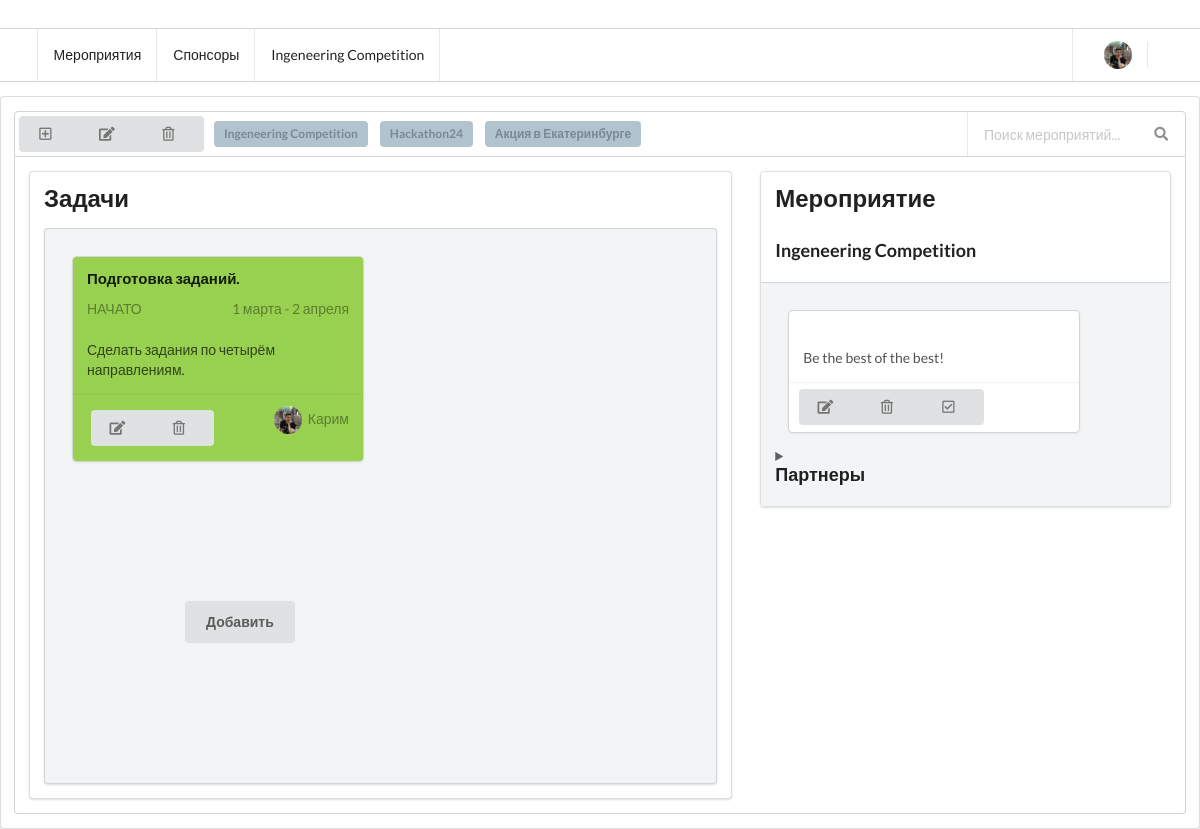
/event/1/, run on an earlier commit of the app's database.
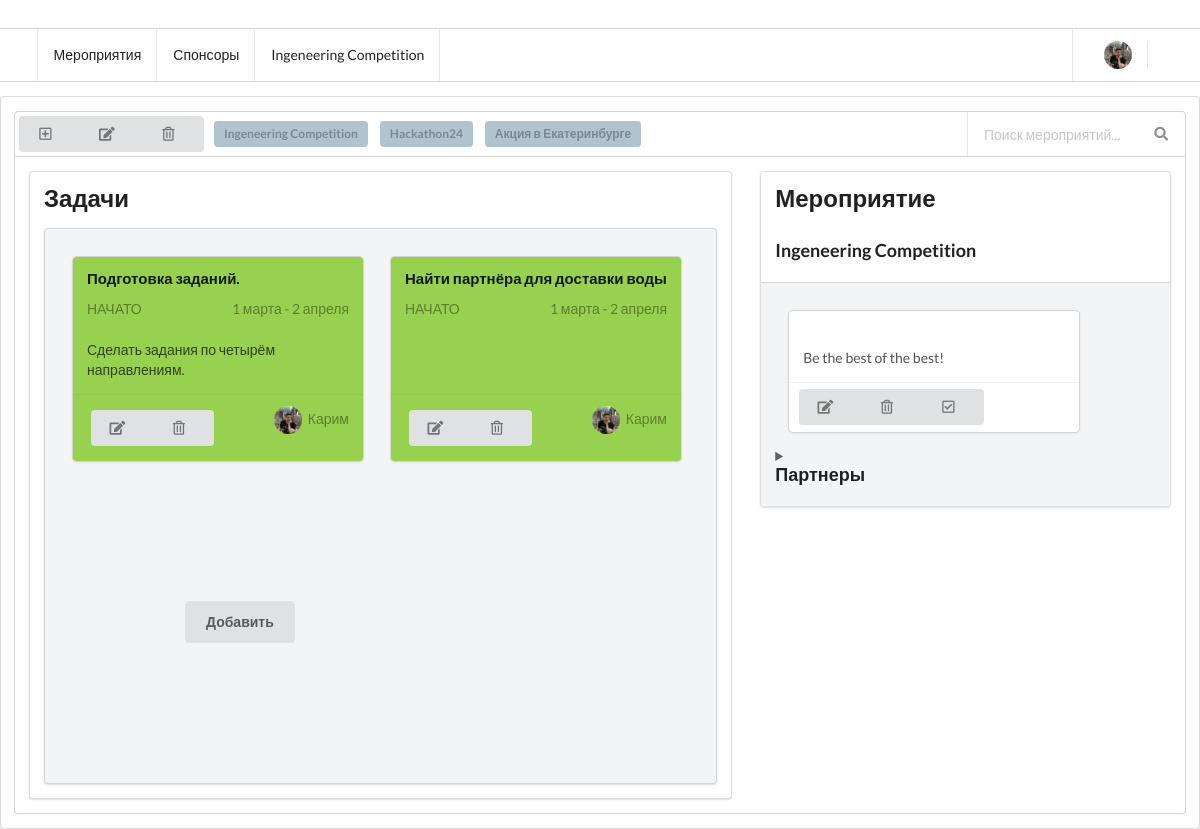
And on a later commit of the database.
### heart/models.py (models this page shows, shortened)
class Event(models.Model): #id добавлен автоматически
    name = models.CharField(u'Название мероприятия', max_length=255, default='event')
    desc = models.TextField(u'Описание', blank=True)
    place = models.CharField(u'Место проведения', blank=True, max_length=255)
    creat_time = models.DateTimeField(u'Дата создания', auto_now_add=True)
    start_time = models.DateTimeField(u'Дата начала')
    end_time = models.DateTimeField(u'Дата окончания')
    hidden = models.BooleanField(u'Скрытый?(False-нет, True-да)',default = False)
    tags = models.CharField(u'Тэги(через запятую)', max_length=255)
    partner = models.ForeignKey(Partner, on_delete=models.CASCADE)

class Task(models.Model):
    START = 'ST'
    DOING = 'DO'
    END = 'EN'
    CHOICES = (
        (START, 'НАЧАТА'),
        (DOING, 'В ПРОЦЕССЕ'),
        (END, 'ЗАВЕРШЕНА'),
    )
    name = models.CharField(u'Задача', max_length=255, default='Zadacha')
    event = models.ForeignKey(Event, on_delete=models.CASCADE)
    todo = models.TextField(u'Описание', blank=True)
    partner = models.ForeignKey(Partner, on_delete=models.CASCADE)
    progress = models.CharField(u'Прогресс',max_length=2,
                                      choices=CHOICES,
                                      default=START)
    end_time = models.DateTimeField(u'Время окончания', blank=True, auto_now=True)

### heart/views.py (the view)
# urls.py: path('event/<int:pk>/', views.EventView.as_view()),
class EventView(DetailView):
    model = Event
    template_name = 'event.html'
    def get_context_data(self, **kwargs):
        ev = Event.objects.all()
        context = super().get_context_data(**kwargs)
        context['partner'] = Partner.objects.all()
        context['ev'] = Event.objects.all()
        context['tasks'] = Task.objects.all()
        return context

### heart/models.py (called while the page is built)
    def __str__(self):
        return '{}'.format(self.name)

### heart/templates/event.html (shortened to what the changed rows need)
{% load staticfiles %}
<!DOCTYPE html>
<html>
<head>
    <link rel="stylesheet" type="text/css" media="screen" href="{% static 'styles.css' %}" />
    <link rel="stylesheet" type="text/css" href="{% static 'semantic.min.css' %}" />
</head>
<body>
    <div class="ui attached stackable menu header_menu">
        <div class="ui container" id="main_menu">
            <a class="item" id="events">
                Мероприятия
            </a>
            <a class="item" id="scolarshipers">
                Спонсоры
            </a>
            <a class="item" id="events">{{event.name}}</a>
            <div class="right item">
            <div class="ui dropdown icon item">
            </div>
            </div>
        </div>
    </div>
    <div class="ui segment">
    <div class="ui top attached menu">
        <div class="event_list" id="event_list">
    {% for event in ev %}
            {%if event.hidden %}
            {% else %}
            <div class="ui label chips">
                    <a type="submit" href="/event/{{ event.pk }}">{{ event.name }} </a>
                </div>
            {% endif %}
            {% endfor %}
        </div>
    </div>
    <div class="ui bottom attached segment">
        <div class="ui grid">
            <div class="ten wide column">
                <div class="ui segment">
                <h2 class="ui header">Задачи</h2>
                <div class="ui secondary segment" id="month_task_container">
                    <div class="task_wrapper">
                        {% for task in tasks %}
                        {% if task.event == event %}
                        <div class="ui card started_task" id="task" id="123239">
                            <div class="content">
                            <div class="card_header">
                                <h4 class="ui header" id="task_header_name">{{task.name}}</h4>
                            </div>
                                <div class="meta">
                                <span class="right floated time">1 марта - 2 апреля</span>
                                <span class="category">НАЧАТО</span>
                                </div>
                                <div class="description">
                                <p>{{task.todo}}
                                </p>
                                </div>
                            </div>
                            <div class="extra content">
                                <div class="right floated author">
                                <img class="ui avatar image" src="{% static '/images/avatar/Karim.jpg' %}"> Карим
                                </div>
                                <div style="margin: 0.3em;">
                                    <div class="ui buttons">
                                            <button class="mini ui button"><i class="edit icon"></i></button>
                                            <button class="mini ui button"><i class="trash alternate outline icon"></i></button>
                                    </div>
                                </div>
                            </div>
                        </div>
                        {% endif %}
                        {% endfor %}
                    </div>
                </div>
                </div>
        </div>
        <div class="six wide column">
            <div class="ui segments">
                <div class="ui segment" id="notifications">
                <h2 class="ui header">Мероприятие</h2>
                <h3 class="ui header">{{event.name}}</h3>
                </div>
                <div class="ui secondary segment" id="notifications_container">
                    <div class="ui card" id="notification" id="123239">
                        <div class="content">
                            <div class="description">
                            <p>{{event.desc}}
                            </p>
                            </div>
                        </div>
                    </div>
                </div>
            </div>
        </div>
    </div>
    </div>
</div>
</body>
</html>

What changed in the data, as far as the page shows it:
added Task: name "Найти партнёра для доставки воды"
